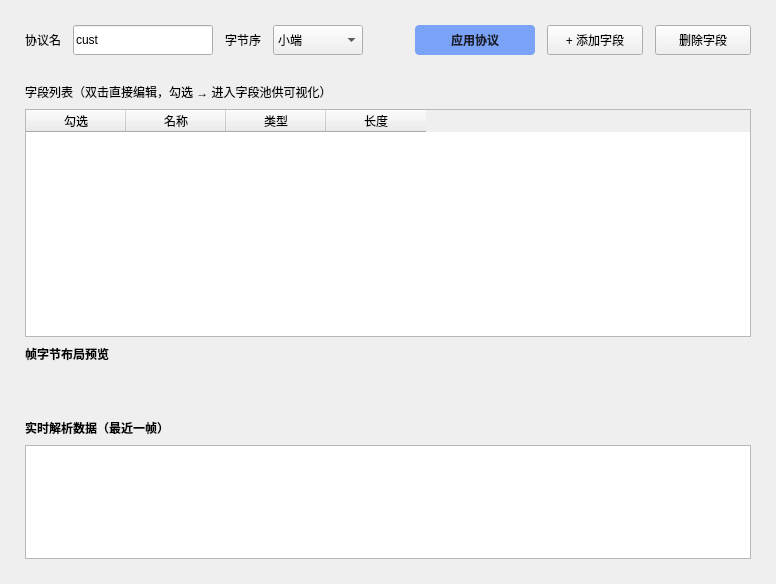
         <widget class="QWidget" name="pageProtocol">
          <layout class="QVBoxLayout" name="pageProtocolLayout">
           <property name="spacing">
            <number>10</number>
           </property>
           <property name="leftMargin">
            <number>16</number>
           </property>
           <property name="topMargin">
            <number>16</number>
           </property>
           <property name="rightMargin">
            <number>16</number>
           </property>
           <property name="bottomMargin">
            <number>16</number>
           </property>
           <item>
            <widget class="QWidget" name="protoToolbar">
             <layout class="QHBoxLayout" name="protoToolbarLayout">
              <property name="spacing">
               <number>12</number>
              </property>
              <item>
               <widget class="QLabel" name="protoNameLabel">
                <property name="text">
                 <string>协议名</string>
                </property>
               </widget>
              </item>
              <item>
               <widget class="QLineEdit" name="protoNameEdit">
                <property name="minimumSize">
                 <size>
                  <width>140</width>
                  <height>30</height>
                 </size>
                </property>
                <property name="text">
                 <string>cust</string>
                </property>
               </widget>
              </item>
              <item>
               <widget class="QLabel" name="protoEndianLabel">
                <property name="text">
                 <string>字节序</string>
                </property>
               </widget>
              </item>
              <item>
               <widget class="QComboBox" name="protoEndianCombo">
                <property name="minimumSize">
                 <size>
                  <width>90</width>
                  <height>30</height>
                 </size>
                </property>
                <item>
                 <property name="text">
                  <string>小端</string>
                 </property>
                </item>
                <item>
                 <property name="text">
                  <string>大端</string>
                 </property>
                </item>
               </widget>
              </item>
              <item>
               <spacer name="protoToolbarSpacer">
                <property name="orientation">
                 <enum>Qt::Horizontal</enum>
                </property>
                <property name="sizeHint" stdset="0">
                 <size>
                  <width>40</width>
                  <height>20</height>
                 </size>
                </property>
               </spacer>
              </item>
              <item>
               <widget class="QPushButton" name="applySchemaButton">
                <property name="minimumSize">
                 <size>
                  <width>120</width>
                  <height>30</height>
                 </size>
                </property>
                <property name="styleSheet">
                 <string notr="true">background-color: #7aa2f7; color: #1a1b26; font-weight: 600; border: none; border-radius: 4px;</string>
                </property>
                <property name="text">
                 <string>应用协议</string>
                </property>
               </widget>
              </item>
              <item>
               <widget class="QPushButton" name="addFieldButton">
                <property name="minimumSize">
                 <size>
                  <width>96</width>
                  <height>30</height>
                 </size>
                </property>
                <property name="text">
                 <string>+ 添加字段</string>
                </property>
               </widget>
              </item>
              <item>
               <widget class="QPushButton" name="removeFieldButton">
                <property name="minimumSize">
                 <size>
                  <width>96</width>
                  <height>30</height>
                 </size>
                </property>
                <property name="text">
                 <string>删除字段</string>
                </property>
               </widget>
              </item>
             </layout>
            </widget>
           </item>
           
<item>
            <widget class="QWidget" name="protoContentWidget">
             <layout class="QVBoxLayout" name="protoContentLayout">
              <property name="spacing">
               <number>8</number>
              </property>
              <item>
               <widget class="QLabel" name="protoFieldsLabel">
                <property name="text">
                 <string>字段列表（双击直接编辑，勾选 → 进入字段池供可视化）</string>
                </property>
               </widget>
              </item>
              <item>
               <widget class="QTableWidget" name="protoTable">
                <property name="sizePolicy">
                 <sizepolicy hsizetype="Expanding" vsizetype="Expanding">
                  <horstretch>0</horstretch>
                  <verstretch>2</verstretch>
                 </sizepolicy>
                </property>
                <property name="selectionBehavior">
                 <enum>QAbstractItemView::SelectRows</enum>
                </property>
                <property name="editTriggers">
                 <set>QAbstractItemView::DoubleClicked|QAbstractItemView::EditKeyPressed|QAbstractItemView::AnyKeyPressed</set>
                </property>
                <column>
                 <property name="text">
                  <string>勾选</string>
                 </property>
                </column>
                <column>
                 <property name="text">
                  <string>名称</string>
                 </property>
                </column>
                <column>
                 <property name="text">
                  <string>类型</string>
                 </property>
                </column>
                <column>
                 <property name="text">
                  <string>长度</string>
                 </property>
                </column>
               </widget>
              </item>
              <item>
               <widget class="QLabel" name="framePreviewTitle">
                <property name="text">
                 <string>帧字节布局预览</string>
                </property>
                <property name="font">
                 <font>
                  <pointsize>9</pointsize>
                  <bold>true</bold>
                 </font>
                </property>
               </widget>
              </item>
              <item>
               <widget class="QWidget" name="framePreviewBar" native="true">
                <property name="minimumSize">
                 <size>
                  <width>0</width>
                  <height>32</height>
                 </size>
                </property>
                <property name="maximumSize">
                 <size>
                  <width>16777215</width>
                  <height>40</height>
                 </size>
                </property>
                <layout class="QHBoxLayout" name="framePreviewBarLayout">
                 <property name="spacing">
                  <number>0</number>
                 </property>
                 <property name="leftMargin">
                  <number>2</number>
                 </property>
                 <property name="topMargin">
                  <number>2</number>
                 </property>
                 <property name="rightMargin">
                  <number>2</number>
                 </property>
                 <property name="bottomMargin">
                  <number>2</number>
                 </property>
                </layout>
               </widget>
              </item>
              <item>
               <widget class="QWidget" name="framePreviewLegend" native="true">
                <property name="maximumSize">
                 <size>
                  <width>16777215</width>
                  <height>24</height>
                 </size>
                </property>
                <property name="styleSheet">
                 <string notr="true">background: transparent;</string>
                </property>
                <layout class="QHBoxLayout" name="framePreviewLegendLayout">
                 <property name="leftMargin">
                  <number>0</number>
                 </property>
                 <property name="topMargin">
                  <number>0</number>
                 </property>
                 <property name="rightMargin">
                  <number>0</number>
                 </property>
                 <property name="bottomMargin">
                  <number>0</number>
                 </property>
                </layout>
               </widget>
              </item>
              <item>
               <widget class="QLabel" name="parsedDataTitle">
                <property name="text">
                 <string>实时解析数据（最近一帧）</string>
                </property>
                <property name="font">
                 <font>
                  <pointsize>9</pointsize>
                  <bold>true</bold>
                 </font>
                </property>
               </widget>
              </item>
              <item>
               <widget class="QTextEdit" name="parsedDataView">
                <property name="sizePolicy">
                 <sizepolicy hsizetype="Expanding" vsizetype="Expanding">
                  <horstretch>0</horstretch>
                  <verstretch>1</verstretch>
                 </sizepolicy>
                </property>
                <property name="maximumSize">
                 <size>
                  <width>16777215</width>
                  <height>150</height>
                 </size>
                </property>
                <property name="readOnly">
                 <bool>true</bool>
                </property>
               </widget>
              </item>
             </layout>
            </widget>
           </item>
          </layout>
         </widget>
